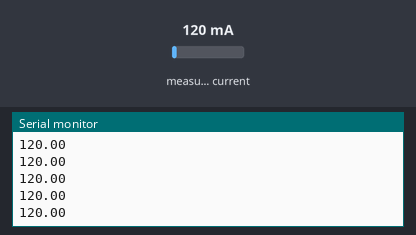
Bench run of a sketch on a simulated Arduino Leonardo, built with avr-gcc and run on an emulated ATmega32U4. On the bench: the last lines printed to the serial monitor. The test bench sets the inputs (shaded band); at power-on: measured current 120 mA.

Above: at 1.2 s.
1.3 s: measured current set to 40 mA
At 2.4 s:
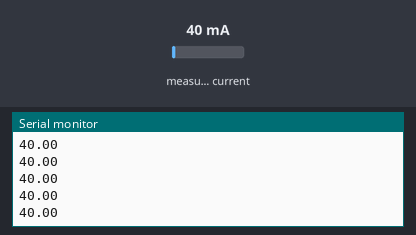
2.8 s: measured current set to 500 mA
At 3.9 s:
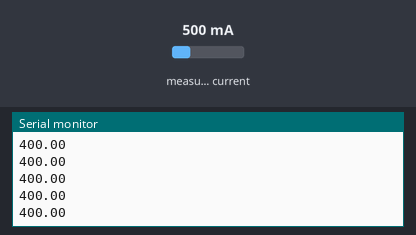
Timing chart, 0 to 5.8 s (numbered marks = the images above; inputs shaded):
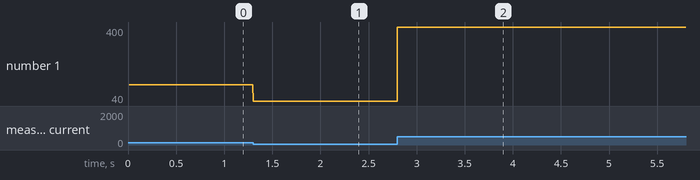

Measured:
- after the input at 1.3 s, the serial monitor: prints a new line at once (image 1)
- after the input at 2.8 s, the serial monitor: prints a new line at once (image 2)
- plotted number 1: 120 → 40 after the input at 1.3 s, 40 → 400 after the input at 2.8 s

The sketch:

P08_00_00-ReadCurrent.ino
```cpp
#include <Wire.h>
#include <Adafruit_INA219.h>

Adafruit_INA219 ina219;


void setup(void)
{
  Serial.begin(115200);
  while (!Serial) {
      // will pause Zero, Leonardo, etc until serial console opens
      delay(1);
  }

  uint32_t currentFrequency;

  Serial.println("Hello!");

  // Initialize the INA219.
  // By default the initialization will use the largest range (32V, 2A).  However
  // you can call a setCalibration function to change this range (see comments).
  if (! ina219.begin()) {
    Serial.println("Failed to find INA219 chip");
    while (1) { delay(10); }
  }
  // To use a slightly lower 32V, 1A range (higher precision on amps):
  //ina219.setCalibration_32V_1A();
  // Or to use a lower 16V, 400mA range (higher precision on volts and amps):
  ina219.setCalibration_16V_400mA();

  Serial.println("Measuring voltage and current with INA219 ...");
}

void loop(void)
{
  Serial.println(ina219.getCurrent_mA());
}
```
